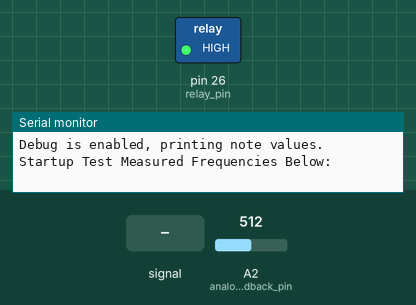
Bench run of a sketch on a simulated Teensy 3. Parts: switched loads named in the sketch (green lamp = pin HIGH), the last lines printed to the serial monitor. The test bench sets the inputs (shaded band); at power-on: A2 (analog_feedback_pin) = 512. Random numbers use the default seed unless the sketch sets one; pins used as bus, display or sensor lines are not drawn.

Above: at 5.8 s.
5.9 s: A2 (analog_feedback_pin) fed a 200 Hz sine of ±460 counts around its level
At 17.1 s:
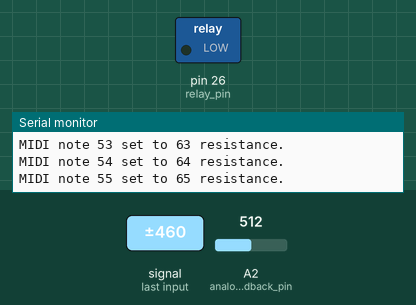
Timing chart, 0 to 17.4 s (numbered marks = the images above; inputs shaded):
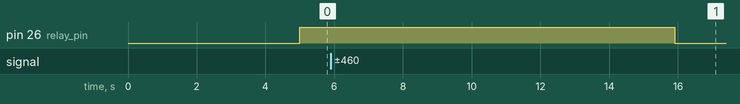

The sketch:

omiditone.ino
```cpp
/*
Author: kiyoshigawa
Start Date: 2018-03-18
Description:
Took an Otamatone, and replaced the pressure-sensitive variable resistor strip with some MCP4151 50kohm variable pots (2 in series) with a 220Ohm fixed resistor.
Then used a teensy LC MIDI library to control the resistance from the chips over SPI, and connected it to the otamatone, making a oMIDItome.

THINGS TO DO IN THE FUTURE:
Interpret MIDI velocity signals and PWM the relay_pin for volume control
Interpret pitch shift messages and adjust frequency accordingly

*/

#include <SPI.h>

//comment this to disable serial functions for testing notes.
#define DEBUG

//This is a non-valid note number for MIDI to designate no note should be played.
#define NO_NOTE 128

//This is a non-valid resistance value to denote that the note should not be played.
#define NO_RESISTANCE -1

//This is the frequency of the note A - typically 440 Hz.
#define NOTE_A 440

//This is how many MIDI notes there are. It should always be 127
#define NUM_MIDI_NOTES 128

//this is how many resistance steps can be used with the digital pots. The current hardware has 2 digital pots with 256 steps each, for a total of 512.
#define NUM_RESISTANCE_STEPS 512

//This is the number of rising edges to read before computing a new current average frequency.
#define NUM_FREQ_READINGS 4

//This is the analog read threshold for a rising edge to count the frequency.
#define RISING_EDGE_THRESHOLD 200

//this is a jitter value to randomize the resistance in an attempt to counter the frequency variation around a specific resistance value. it is measured in resistance steps
#define JITTER 10

//this is the % difference that a note can be off to trigger correction, as a number from 0-100
#define ALLOWABLE_NOTE_ERROR 2

//this is to make sure that the rising edge isn't measured too often (in us):
#define MIN_TIME_BETWEEN_RISING_EDGE_MEASUREMENTS 20

//this is to make sure frequency corrections are not too frequent (in us):
#define TIME_BETWEEN_FREQUENCY_CORRECTIONS 10

int relay_pin = 26;
int CS0_pin = 14;
int CS1_pin = 15;
int analog_feedback_pin = A2;
//Using SPI0 on board, MOSI0 = 11, MISO0 = 12, and SCK0 = 13, which will blink the LED as it sends.

//global variables:

//This is a variable that tells the program when to check for a note value when the note is on.
bool check_note_value = false;

//current_note is the number of the MIDI note value that is being played.
int current_note = NO_NOTE;

//this will be set during the startup test to the lowest note registered.
int min_note = 0;

//this will be set during the startup test to the highest note registered.
int max_note = NUM_MIDI_NOTES;

//This is an array of MIDI notes and the frequency they correspond to. Turns out it is not needed.
//float midi_Hz_freqs[NUM_MIDI_NOTES] = {8.176, 8.662, 9.177, 9.723, 10.301, 10.913, 11.562, 12.25, 12.978, 13.75, 14.568, 15.434, 16.352, 17.324, 18.354, 19.445, 20.602, 21.827, 23.125, 24.5, 25.957, 27.5, 29.135, 30.868, 32.703, 34.648, 36.708, 38.891, 41.203, 43.654, 46.249, 48.999, 51.913, 55, 58.27, 61.735, 65.406, 69.296, 73.416, 77.782, 82.407, 87.307, 92.499, 97.999, 103.826, 110, 116.541, 123.471, 130.813, 138.591, 146.832, 155.563, 164.814, 174.614, 184.997, 195.998, 207.652, 220, 233.082, 246.942, 261.626, 277.183, 293.665, 311.127, 329.628, 349.228, 369.994, 391.995, 415.305, 440, 466.164, 493.883, 523.251, 554.365, 587.33, 622.254, 659.255, 698.456, 739.989, 783.991, 830.609, 880, 932.328, 987.767, 1046.502, 1108.731, 1174.659, 1244.508, 1318.51, 1396.913, 1479.978, 1567.982, 1661.219, 1760, 1864.655, 1975.533, 2093.005, 2217.461, 2349.318, 2489.016, 2637.02, 2793.826, 2959.955, 3135.963, 3322.438, 3520, 3729.31, 3951.066, 4186.009, 4434.922, 4698.636, 4978.032, 5274.041, 5587.652, 5919.911, 6271.927, 6644.875, 7040, 7458.62, 7902.133, 8372.018, 8869.844, 9397.273, 9956.063, 10548.08, 11175.3, 11839.82, 12543.85};

//This is an array that has converted the midi_freqs_Hz array into an array of integers representing us between rising edges for the note frequencies
int midi_freqs[NUM_MIDI_NOTES] = {122309, 115446, 108968, 102848, 97077, 91633, 86490, 81632, 77053, 72727, 68643, 64792, 61154, 57723, 54484, 51427, 48538, 45814, 43243, 40816, 38525, 36363, 34322, 32396, 30578, 28861, 27242, 25712, 24270, 22907, 21622, 20408, 19262, 18181, 17161, 16198, 15289, 14430, 13621, 12856, 12134, 11453, 10810, 10204, 9631, 9090, 8580, 8099, 7644, 7215, 6810, 6428, 6067, 5726, 5405, 5102, 4815, 4545, 4290, 4049, 3822, 3607, 3405, 3214, 3033, 2863, 2702, 2551, 2407, 2272, 2145, 2024, 1911, 1803, 1702, 1607, 1516, 1431, 1351, 1275, 1203, 1136, 1072, 1012, 955, 901, 851, 803, 758, 715, 675, 637, 601, 568, 536, 506, 477, 450, 425, 401, 379, 357, 337, 318, 300, 284, 268, 253, 238, 225, 212, 200, 189, 178, 168, 159, 150, 142, 134, 126, 119, 112, 106, 100, 94, 89, 84, 79};

//This is an array for storing the most recently read resistance that is closest to a midi note frequency. It will be initialized at startup, and adjust as notes are played
int midi_to_resistance[NUM_MIDI_NOTES];

//this is an array of the most recent measured rising edge average times in us that correspond to a resistance
unsigned long measured_freqs[NUM_RESISTANCE_STEPS];

//This is an array of the last NUM_FREQ_READINGS frequency readings for averaging purposes.
unsigned long recent_freqs[NUM_FREQ_READINGS];

//this is an index that will count up to NUM_FREQ_READINGS and reset to 0, triggering a frequency measurement average.
int freq_reading_index = 0;

//This is a variable for storing the most recent frequency reading based on the average of the last NUM_FREQ_READINGS readings
unsigned long current_freq = 0;

//this is to measure the frequency of rising edges produced by the output sound wave
elapsedMicros last_rising_edge;

//this is to make sure the frequency correction isn't happening faster than the digital pots can be set
elapsedMillis last_adjust_time;

//this is a variable for globally storing the most recent analog reading
int last_analog_read = 1024;


//This function will set the resistors to the note, the pwm on the relay_pin to a velocity (not sure if this will work).
//The most recent note will always override, since the otamatone only has one output.
//the channel should be 1 for low mode, 2 for mid mode, and 3 for high mode.
void OnNoteOn(byte channel, byte note, byte velocity){
  check_note_value = true;
  if(note < min_note){
    digitalWrite(relay_pin, LOW);
    current_note = NO_NOTE;
  }
  else if(note > max_note){
    digitalWrite(relay_pin, LOW);
    current_note = NO_NOTE;
  }
  else{
    current_note = note;
    digitalWrite(relay_pin, HIGH);
    #ifdef DEBUG
      Serial.print("Note ");
      Serial.print(current_note);
      Serial.println(" playing.");
    #endif
  }
}

//This resets everything so it is ready for the next note:
void OnNoteOff(byte channel, byte note, byte velocity){
  digitalWrite(relay_pin, LOW);
  check_note_value = false;
  current_note = NO_NOTE;
  //reset the frequency measurement values for a clean start on the next note:
  for(int i=0; i<NUM_FREQ_READINGS; i++){
    recent_freqs[i] = 0;
  }
  freq_reading_index = 0;
  #ifdef DEBUG
    Serial.println("Current note ended.");
  #endif
}

//this will set the CS_pin digital pot's wiper to a value based on byte 1 and byte 2
void set_pot(int CS_pin, uint16_t command_byte){
  digitalWrite(CS_pin, LOW); //select chip
  uint8_t byte_high = command_byte >> 8;
  uint8_t byte_low = command_byte & 0xff;
  SPI.transfer(byte_high); //send command first
  SPI.transfer(byte_low); //send value second
  digitalWrite(CS_pin, HIGH); //de-select chip when done
}

//this will take a uint16_t number and set the total resistance value to between 0 and 512 on the board.
void set_resistance(uint16_t resistance){
  if(resistance >= 0 && resistance <= NUM_RESISTANCE_STEPS/2){
    set_pot(CS0_pin, resistance);
    set_pot(CS1_pin, 0);
  }
  else if(resistance > NUM_RESISTANCE_STEPS/2 && resistance <= NUM_RESISTANCE_STEPS){
    set_pot(CS0_pin, NUM_RESISTANCE_STEPS/2);
    set_pot(CS1_pin, resistance-NUM_RESISTANCE_STEPS/2);
  }
  else if(resistance < 0){
    set_pot(CS0_pin, 0);
    set_pot(CS1_pin, 0);
  }
  else{
    set_pot(CS0_pin, NUM_RESISTANCE_STEPS/2);
    set_pot(CS1_pin, NUM_RESISTANCE_STEPS/2);
  }
}

unsigned long average(unsigned long * array, int num_elements){
  unsigned long total = 0;
  for(int i=0; i<num_elements; i++){
    total = total + array[i];
  }
  return total/num_elements;
}

//this introduces jittered resistance settings, and should be called every loop to keep the jitter working:
void set_jitter_resistance(uint16_t resistance, int jitter){
  int current_jitter = random(jitter);
  int positive = random(1);
  if(positive){
    set_resistance(resistance + current_jitter);
  }
  else{
    set_resistance(resistance - current_jitter);
  }
}

//This will constantly read the analog input and return true when it detects a rising edge signal.
//It also updates the current and last rising edge time values.
bool is_rising_edge(){
  int current_analog_read = analogRead(analog_feedback_pin);
  if(last_rising_edge > MIN_TIME_BETWEEN_RISING_EDGE_MEASUREMENTS){
    if( current_analog_read > RISING_EDGE_THRESHOLD && last_analog_read < RISING_EDGE_THRESHOLD){
      last_analog_read = current_analog_read;
      return true;
    }
    else{
      last_analog_read = current_analog_read;
      return false;
    }
  }
  else{
    return false;
  }
}

//This will play from 0 resistance value to 512 resistance value and note which resistances
//correspond to which notes in the note matrix:
void startup_test(){
  #ifdef DEBUG
    Serial.println("Startup Test Measured Frequencies Below:");
  #endif

  //Turn on the relay to generate sounds:
  digitalWrite(relay_pin, HIGH);
  //Start counting microseconds since a rising edge to calculate frequencies:
  last_rising_edge = 0;
  //iterate through all frequencies with jitter to determine the average frequency for that resistance.
  for(uint16_t resistance = JITTER; resistance <= NUM_RESISTANCE_STEPS-JITTER; resistance++){
    set_jitter_resistance(resistance, JITTER);
    //measure the frequency NUM_FREQ_READINGS times:
    //wait for at least one rising edge before beginning:
    while(1){
      if(is_rising_edge){
        break;
      }
    }
    freq_reading_index = 0;
    while(1){
      set_jitter_resistance(resistance, JITTER);
      if(is_rising_edge()){
        recent_freqs[freq_reading_index] = last_rising_edge;
        last_rising_edge = 0;
        freq_reading_index++;
      }
      if(freq_reading_index >= NUM_FREQ_READINGS){
        measured_freqs[resistance] = average(recent_freqs, NUM_FREQ_READINGS);
        #ifdef DEBUG
          Serial.println(measured_freqs[resistance]);
        #endif
        break;
      }
    }
  }
  digitalWrite(relay_pin, LOW);
  //Set the max_note and min_note variables based on the frequencies measured:
  unsigned long max_measured_freq = midi_freqs[0]; //set default to longest time in us, and adjust below:
  unsigned long min_measured_freq = midi_freqs[NUM_MIDI_NOTES-1]; //set default to shortest time in us, and adjust below:
  for(uint16_t i = JITTER; i <= NUM_RESISTANCE_STEPS-JITTER; i++){
    if(measured_freqs[i] < max_measured_freq){
      max_measured_freq = measured_freqs[i];
    }
    if(measured_freqs[i] > min_measured_freq){
      min_measured_freq = measured_freqs[i];
    }
  }
  #ifdef DEBUG
    Serial.print("Min Measured Freq in us: ");
    Serial.println(min_measured_freq);
    Serial.print("Max Measured Freq in us: ");
    Serial.println(max_measured_freq);
  #endif

  //set min_note:
  for(int i=0; i<NUM_MIDI_NOTES; i++){
    if(midi_freqs[i] < min_measured_freq){
      //should go to the next note to leave room for variance
      min_note = i+1;
      break;
    }
  }

  //set max_note:
  for(int i=NUM_MIDI_NOTES; i>0; i--){
    if(midi_freqs[i] > max_measured_freq){
      //should go to the next note to leave room for variance
      max_note = i-1;
      break;
    }
  }

  #ifdef DEBUG
    Serial.print("Min MIDI note is: ");
    Serial.println(min_note);
    Serial.print("Max MIDI note is: ");
    Serial.println(max_note);
  #endif

  //Assign midi notes to a resistance based on the frequency and store in the midi_to_resistance array
  //This is to iterate through the valid notes as it finds a match:
  int current_midi_note_to_set = min_note;
  //iterate through the measured resistance step readings
  for(int i=JITTER; i<NUM_RESISTANCE_STEPS-JITTER; i++){
    //If the frequency if higher than the current note (less us) then set the midi_to_resistance value and increment the note:
    if(measured_freqs[i] < midi_freqs[current_midi_note_to_set]){
      midi_to_resistance[current_midi_note_to_set] = i;
      #ifdef DEBUG
        Serial.print("MIDI note ");
        Serial.print(current_midi_note_to_set);
        Serial.print(" set to ");
        Serial.print(i);
        Serial.println(" resistance.");
      #endif
      current_midi_note_to_set++;
    }

  }
}

//This function will set the current note to the most recent
void play_note(int note){
  //this will only try to read for frequencies if the check_note_value is true, to keep it from getting bad readings when no note is being played:
  if(check_note_value){
    //this first bit is calculating the average continuously and storing it in current_freq
    if(is_rising_edge()){
      recent_freqs[freq_reading_index] = last_rising_edge;
      last_rising_edge = 0;
      freq_reading_index++;
    }
    if(freq_reading_index >= NUM_FREQ_READINGS){
      //calculate a new average frequency
      current_freq = average(recent_freqs, NUM_FREQ_READINGS);
      //and reset the counter
      freq_reading_index = 0;
    }

    //the next bit will adjust the current jittered resistance value up or down depending on how close the current_freq is to the desired frequency of the current_note, and store it in the midi_to_resistance array
    if(last_adjust_time > TIME_BETWEEN_FREQUENCY_CORRECTIONS){
      //this determines the allowable range that the frequency can be in to avoid triggering a retune:
      unsigned long max_allowable_freq = midi_freqs[current_note]*(100-ALLOWABLE_NOTE_ERROR)/100;
      unsigned long min_allowable_freq = midi_freqs[current_note]*(100+ALLOWABLE_NOTE_ERROR)/100;
      if(current_freq < max_allowable_freq){
        midi_to_resistance[current_note] = midi_to_resistance[current_note] - 1;
        last_adjust_time = 0;
        #ifdef DEBUG
          Serial.print("Note ");
          Serial.print(current_note);
          Serial.print(" resistance adjusted to ");
          Serial.println(midi_to_resistance[current_note]);
        #endif
      }
      if(current_freq > min_allowable_freq){
        midi_to_resistance[current_note] = midi_to_resistance[current_note] + 1;
        last_adjust_time = 0;
        #ifdef DEBUG
          Serial.print("Note ");
          Serial.print(current_note);
          Serial.print(" resistance adjusted to ");
          Serial.println(midi_to_resistance[current_note]);
        #endif
      }
    }

    //finally, the resistance will be set based on the most current value of the midi_to_resistance array:
    set_jitter_resistance(midi_to_resistance[current_note], JITTER);
  }
}


void setup(){
  //start a timer for tracking rising edges.
  last_rising_edge = 0;
  #ifdef DEBUG
    //init Serial to allow for manual note setting in debug mode:
    Serial.begin(9600);
    delay(5000); //wait for serial
    Serial.println("Debug is enabled, printing note values.");
  #endif

  //set pin modes
  pinMode(CS0_pin, OUTPUT);
  pinMode(CS1_pin, OUTPUT);
  pinMode(relay_pin, OUTPUT);
  pinMode(analog_feedback_pin, INPUT);

  //turn off relay and all CS pins
  digitalWrite(CS0_pin, HIGH);
  digitalWrite(CS1_pin, HIGH);
  digitalWrite(relay_pin, LOW);

  //call out MIDI functions
  usbMIDI.setHandleNoteOff(OnNoteOff);
  usbMIDI.setHandleNoteOn(OnNoteOn);

  //init SPI
  SPI.begin();

  //Play startup tone and save initial resistance to note values.
  startup_test();
}

void loop(){
  //If debug is on, this will let you manually set a tone via serial:
  #ifdef DEBUG
    uint16_t command_in;
    if(Serial.available()){
      command_in = Serial.parseInt();
      set_resistance(command_in);
    }
  #endif
  //This will read for MIDI notes and start/stop the notes based on MIDI input:
  usbMIDI.read();

  //If a MIDI note is on, this will play the note, and update based on feedback.
  if(current_note != NO_NOTE){
    play_note(current_note);
  }
}
```

Measured:
- after the input at 5.9 s, pin 26 (relay_pin): HIGH → LOW after 10.0 s
